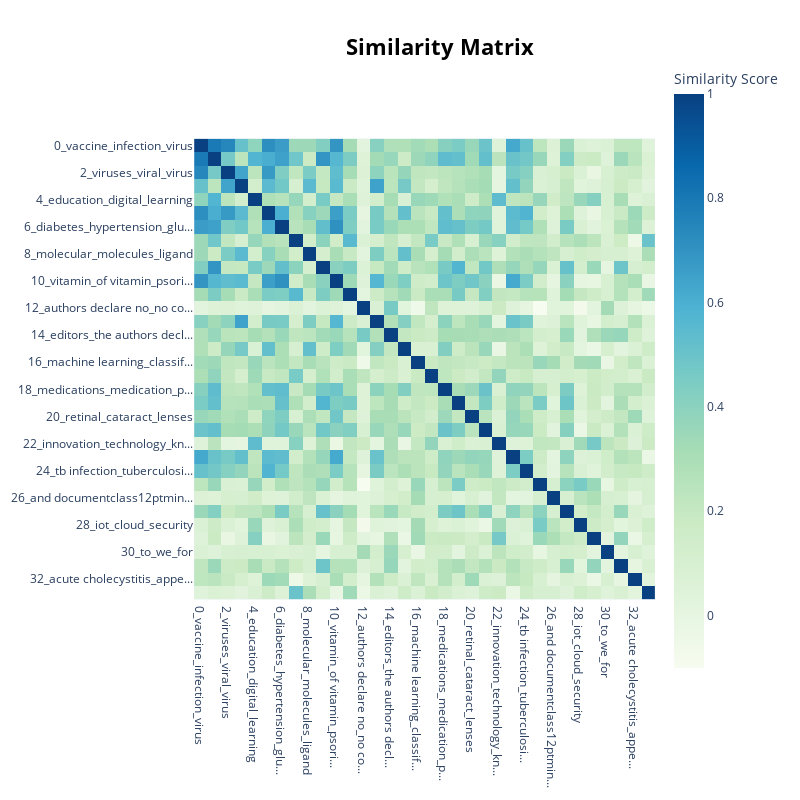

Notebook source saved alongside this figure:
### Code cell
model.visualize_heatmap()

### Figure 1 — Plotly figure (JSON) as saved in the notebook; plotly's stock layout.template omitted (floating-point values rounded to 4 significant figures; data arrays with more than 128 entries replaced by an {"elided": "..."} marker saying what was removed)
{"data": [{"coloraxis": "coloraxis", "hovertemplate": "x: %{x}<br>y: %{y}<br>Similarity Score: %{z}<extra></extra>", "name": "0", "type": "heatmap", "x": ["0_vaccine_infection_virus", "1_health_healthcare_medical", "2_viruses_viral_virus", "3_cells_cell_proteins", "4_education_digital_learning", "5_antimicrobial_antibiotic_...", "6_diabetes_hypertension_glu...", "7_climate change_pollution_...", "8_molecular_molecules_ligand", "9_dementia_elderly_older ad...", "10_vitamin_of vitamin_psori...", "11_dietary_nutrition_foods", "12_authors declare no_no co...", "13_chemotherapy_breast canc...", "14_editors_the authors decl...", "15_benzotriazole_compounds_...", "16_machine learning_classif...", "17_banks_financial_bank", "18_medications_medication_p...", "19_muscle mass_sarcopenia_m...", "20_retinal_cataract_lenses", "21_tobacco use_tobacco_of t...", "22_innovation_technology_kn...", "23_multiple sclerosis_patie...", "24_tb infection_tuberculosi...", "25_wearables_wearable_smart...", "26_and documentclass12ptmin...", "27_sleep quality_insomnia_o...", "28_iot_cloud_security", "29_interaction_foraging_rec...", "30_to_we_for", "31_autism_of autism_autisti...", "32_acute cholecystitis_appe...", "33_plastics_microplastics_b..."], "xaxis": "x", "y": ["0_vaccine_infection_virus", "1_health_healthcare_medical", "2_viruses_viral_virus", "3_cells_cell_proteins", "4_education_digital_learning", "5_antimicrobial_antibiotic_...", "6_diabetes_hypertension_glu...", "7_climate change_pollution_...", "8_molecular_molecules_ligand", "9_dementia_elderly_older ad...", "10_vitamin_of vitamin_psori...", "11_dietary_nutrition_foods", "12_authors declare no_no co...", "13_chemotherapy_breast canc...", "14_editors_the authors decl...", "15_benzotriazole_compounds_...", "16_machine learning_classif...", "17_banks_financial_bank", "18_medications_medication_p...", "19_muscle mass_sarcopenia_m...", "20_retinal_cataract_lenses", "21_tobacco use_tobacco_of t...", "22_innovation_technology_kn...", "23_multiple sclerosis_patie...", "24_tb infection_tuberculosi...", "25_wearables_wearable_smart...", "26_and documentclass12ptmin...", "27_sleep quality_insomnia_o...", "28_iot_cloud_security", "29_interaction_foraging_rec...", "30_to_we_for", "31_autism_of autism_autisti...", "32_acute cholecystitis_appe...", "33_plastics_microplastics_b..."], "yaxis": "y", "z": {"elided": "34x34 float values"}}], "layout": {"coloraxis": {"colorbar": {"title": {"text": "Similarity Score"}}, "colorscale": [[0, "rgb(247,252,240)"], [0.125, "rgb(224,243,219)"], [0.25, "rgb(204,235,197)"], [0.375, "rgb(168,221,181)"], [0.5, "rgb(123,204,196)"], [0.625, "rgb(78,179,211)"], [0.75, "rgb(43,140,190)"], [0.875, "rgb(8,104,172)"], [1, "rgb(8,64,129)"]]}, "height": 800, "hoverlabel": {"bgcolor": "white", "font": {"family": "Rockwell", "size": 16}}, "legend": {"title": {"text": "Trend"}}, "margin": {"t": 60}, "showlegend": true, "title": {"font": {"color": "Black", "size": 22}, "text": "<b>Similarity Matrix</b>", "x": 0.55, "xanchor": "center", "y": 0.95, "yanchor": "top"}, "width": 800, "xaxis": {"anchor": "y", "constrain": "domain", "domain": [0, 1], "scaleanchor": "y"}, "yaxis": {"anchor": "x", "autorange": "reversed", "constrain": "domain", "domain": [0, 1]}}}
